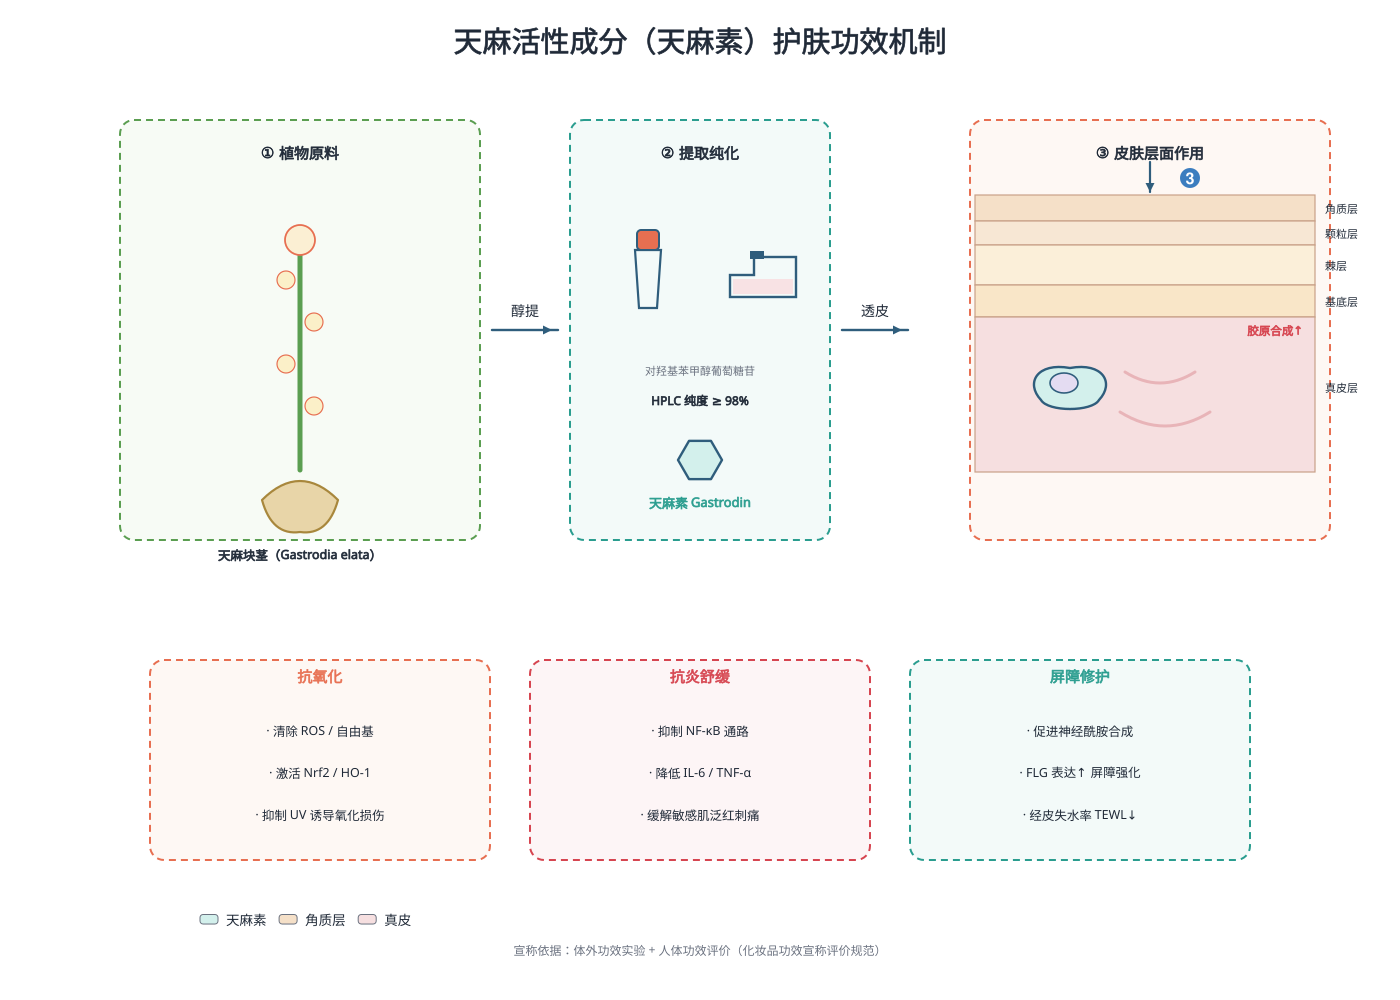

Reproduce this figure in Python.
# -*- coding: utf-8 -*-
"""植物来源功效原料：天麻素提取-透皮-护肤机制（中心锚点版）"""
import os, sys
sys.path.insert(0, r"C:\Users\Administrator\.workbuddy\skills\medical-illustration\scripts")
from bio_graphics import Canvas, C, leader_label

OUT = os.path.expanduser("~/.workbuddy/skills/medical-illustration/assets/examples/disciplines")
os.makedirs(OUT, exist_ok=True)

c = Canvas(1400, 1000)
c.title("天麻活性成分（天麻素）护肤功效机制", size=29)

# ---------- 左：植物原料 ----------
c.add("group_box", 300, 330, w=360, h=420, label=None, color=C["green"], fill="#F7FBF5")
c.text(300, 158, "① 植物原料", size=15, bold=True)
c.line(300, 470, 300, 250, color=C["green"], width=5)
c.circle(300, 240, 15, fill=C["yellow_l"], stroke=C["orange"], width=1.8)
for i in range(4):
    c.circle(286 + (i % 2) * 28, 280 + i * 42, 9, fill="#FBF0C8", stroke=C["orange"], width=1.2)
c.path("M 262 500 Q 300 462 338 500 Q 328 536 300 532 Q 272 536 262 500 Z",
       fill="#E8D5A8", stroke="#A8873C", width=2.2)
c.text(300, 560, "天麻块茎（Gastrodia elata）", size=12.5, bold=True)
c.arrow(492, 330, 558, 330, kind="activation", label="醇提")

# ---------- 中：提取纯化 ----------
c.add("group_box", 700, 330, w=260, h=420, label=None, color=C["teal"], fill="#F3FAF9")
c.text(700, 158, "② 提取纯化", size=15, bold=True)
c.add("microtube", 648, 275, h=74, label=None)
c.add("culture_flask", 762, 285, w=84, h=56, label=None)
c.text(700, 375, "对羟基苯甲醇葡萄糖苷", size=11, fill=C["gray"])
c.text(700, 405, "HPLC 纯度 ≥ 98%", size=12, bold=True)
c.add("protein_blob", 700, 460, r=22, shape="hexagon", fill=C["teal_l"], label=None)
c.text(700, 508, "天麻素 Gastrodin", size=13, bold=True, fill=C["teal"])
c.arrow(842, 330, 908, 330, kind="activation", label="透皮")

# ---------- 右：皮肤作用 ----------
c.add("group_box", 1150, 330, w=360, h=420, label=None, color=C["orange"], fill="#FEF8F4")
c.text(1150, 158, "③ 皮肤层面作用", size=15, bold=True)
SKX, SKW = 975, 340
ly = 195
for name, col, hh in [("角质层", "#F5E0C8", 26), ("颗粒层", "#F7E7D4", 24),
                      ("棘层", "#FBEFD9", 40), ("基底层", "#F9E6C8", 32)]:
    c.rect(SKX, ly, SKW, hh, fill=col, stroke="#C8A088", width=1.2)
    c.text(SKX + SKW + 10, ly + hh / 2 + 5, name, size=11, anchor="start")
    ly += hh
c.rect(SKX, ly, SKW, 155, fill="#F6DFE0", stroke="#C8A088", width=1.2)
c.text(SKX + SKW + 10, ly + 75, "真皮层", size=11, anchor="start")
c.add("fibroblast", 1070, ly + 70, w=66, h=38, label=None)
c.path(f"M {SKX+150} {ly+55} q 35 22 70 0", stroke="#E8B4B8", width=3)
c.path(f"M {SKX+145} {ly+95} q 45 28 90 0", stroke="#E8B4B8", width=3)
c.text(SKX + SKW - 12, ly + 18, "胶原合成↑", size=11.5, bold=True, anchor="end", fill=C["red"])
c.arrow(1150, 162, 1150, 192, kind="translocation", width=2.2)
c.add("step_badge", 1190, 178, n=3, r=10)

# ---------- 底：功效三卡 ----------
cards = [("抗氧化", ["清除 ROS / 自由基", "激活 Nrf2 / HO-1", "抑制 UV 诱导氧化损伤"], C["orange"], "#FEF8F4"),
         ("抗炎舒缓", ["抑制 NF-κB 通路", "降低 IL-6 / TNF-α", "缓解敏感肌泛红刺痛"], C["red"], "#FDF5F6"),
         ("屏障修护", ["促进神经酰胺合成", "FLG 表达↑ 屏障强化", "经皮失水率 TEWL↓"], C["teal"], "#F3FAF9")]
for i, (t, lines, col, fillc) in enumerate(cards):
    bx = 320 + i * 380
    c.add("group_box", bx, 760, w=340, h=200, label=None, color=col, fill=fillc)
    c.text(bx, 682, t, size=15, bold=True, fill=col)
    for j, s in enumerate(lines):
        c.text(bx, 735 + j * 42, "· " + s, size=12.5)

c.add("legend_row", 200, 925, items=[(C["teal_l"], "天麻素"), ("#F5E0C8", "角质层"),
                                     ("#F6DFE0", "真皮")], size=13.5)
c.text(700, 955, "宣称依据：体外功效实验 + 人体功效评价（化妆品功效宣称评价规范）",
       size=12, fill=C["gray"])

c.save(os.path.join(OUT, "gastrodin_cosmetics.svg"))
c.export(os.path.join(OUT, "gastrodin_cosmetics"), formats=("png",), dpi=300)
print("gastrodin done")
